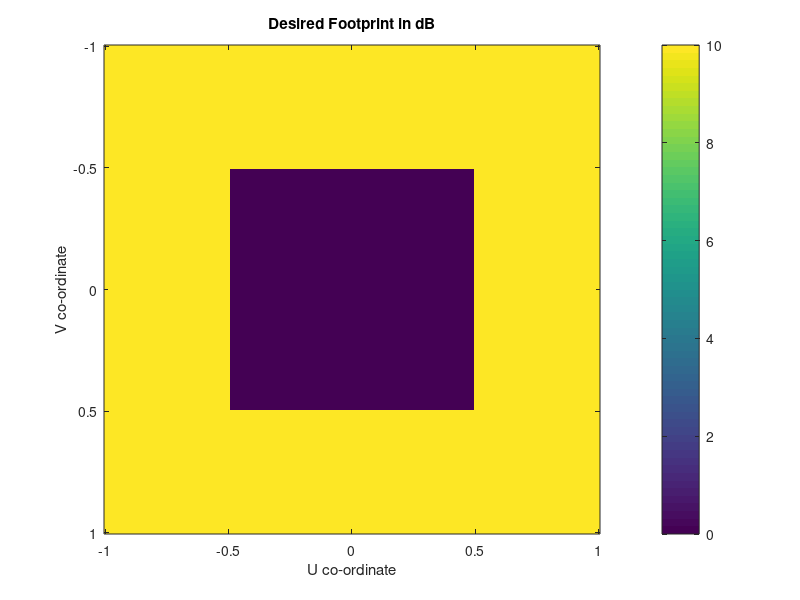

The MATLAB source for this figure:
clc;
clear all;
close all;

%% spec
freq=10*1e9;    
c=3*1e8;
lambda=c/freq;  
k0=(2*pi)/lambda;
L=0.2;
W=0.2;
mx=20;
ny=20;
dx=lambda/2;           
dy=lambda/2;           
M_X= -((mx-1)/2)*dx:dx:((mx-1)/2)*dx; 
M_Y = -((ny-1)/2)*dy:dy:((ny-1)/2)*dy;
[xc,yc]=meshgrid(M_X,M_Y);
rmn = sqrt(xc.^2 + yc.^2);

%% uv coordinates
ul=-1;
uh=1;
vl=-1;
vh=1;
spacing=0.01;
u1=ul:spacing:uh;          
v1=vl:spacing:vh;
[U,V]=meshgrid(u1,v1);
theta=sqrt(U.^2+V.^2);
phi=atan2(V,U);
akx=k0*sin(theta).*cos(phi);
aky=k0*sin(theta).*sin(phi);
theta=theta*180/pi;
phi=phi*180/pi;
x1=akx*L/2;
y1=aky*W/2;

%% element pattern
snx=sinc(x1);
sny=sinc(y1);
ep1=(sqrt(4*pi*L*W)/lambda)*snx.*sny;
surf(ep1);
%% initialization
desgain = 20*ones(length(u1),length(v1));
gnabs = power(10,desgain/20);
for u=1:length(u1)
    for v=1:length(v1)
        if ((abs(v1(v))<max(v1)/2)&&(abs(u1(u))<max(u1)/2))
        %if (abs(v1(v))>max(v1)/2)||(abs(u1(u))>max(u1)/2)||((v1(v)<0)&&(u1(u)<0))
            desgain(u,v)=0;
            gnabs(u,v)=0;
        end
    end
end
%{
desgain = zeros(length(u1),length(v1));
gnabs = zeros(length(u1),length(v1));
for u=1:length(u1)
    for v=1:length(v1)
        if abs(v1(v))<0.3&&abs(v1(v))>0.15
            if abs(u1(u))<0.3
                desgain(u,v) = 20;
                gnabs(u,v) = power(10,desgain(u,v)/20);
            end
        end
        if abs(u1(u))<0.3&&abs(u1(u))>0.15
            if abs(v1(v))<0.3
                desgain(u,v) = 20;
                gnabs(u,v) = power(10,desgain(u,v)/20);
            end
        end
    end
end
%}
figure(1);
x = 1:-2/length(gnabs):-1;
y = 1:-2/length(gnabs):-1;
imagesc(x,y,gnabs);
xlabel("U co-ordinate");
ylabel("V co-ordinate");
title("Desired Footprint in dB")
colorbar();
pic=gcf;
exportgraphics(pic,"desiredgain.jpg");